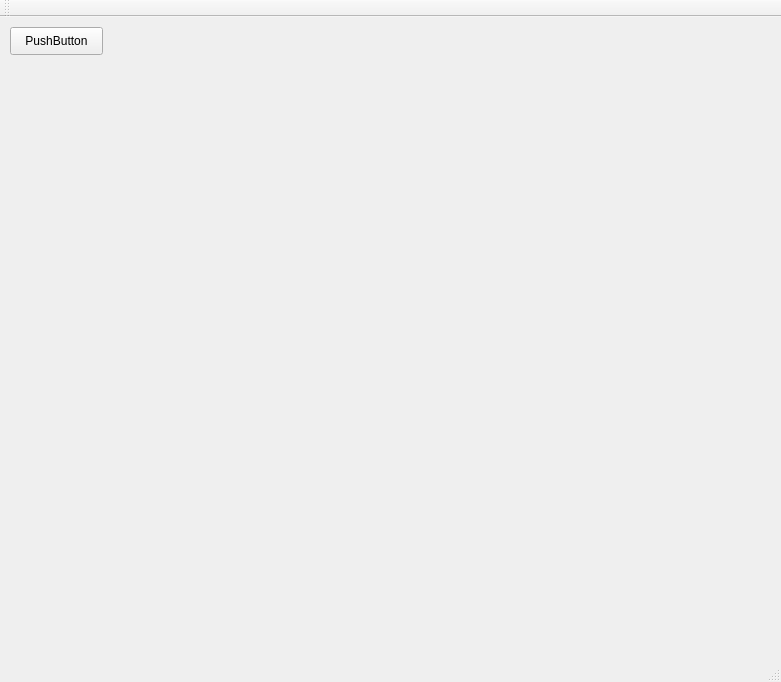
<?xml version="1.0" encoding="UTF-8"?>
<ui version="4.0">
 <class>DemingQt1Class</class>
 <widget class="QMainWindow" name="DemingQt1Class">
  <property name="geometry">
   <rect>
    <x>0</x>
    <y>0</y>
    <width>781</width>
    <height>682</height>
   </rect>
  </property>
  <property name="windowTitle">
   <string>DemingQt1</string>
  </property>
  <widget class="QWidget" name="centralWidget">
   <widget class="QPushButton" name="pushButton">
    <property name="geometry">
     <rect>
      <x>10</x>
      <y>10</y>
      <width>93</width>
      <height>28</height>
     </rect>
    </property>
    <property name="text">
     <string>PushButton</string>
    </property>
   </widget>
   <widget class="QLabel" name="label">
    <property name="geometry">
     <rect>
      <x>120</x>
      <y>20</y>
      <width>641</width>
      <height>591</height>
     </rect>
    </property>
    <property name="text">
     <string/>
    </property>
   </widget>
  </widget>
  <widget class="QMenuBar" name="menuBar">
   <property name="geometry">
    <rect>
     <x>0</x>
     <y>0</y>
     <width>781</width>
     <height>21</height>
    </rect>
   </property>
  </widget>
  <widget class="QToolBar" name="mainToolBar">
   <attribute name="toolBarArea">
    <enum>TopToolBarArea</enum>
   </attribute>
   <attribute name="toolBarBreak">
    <bool>false</bool>
   </attribute>
  </widget>
  <widget class="QStatusBar" name="statusBar"/>
 </widget>
 <layoutdefault spacing="6" margin="11"/>
 <resources>
  <include location="DemingQt1.qrc"/>
 </resources>
 <connections/>
</ui>
